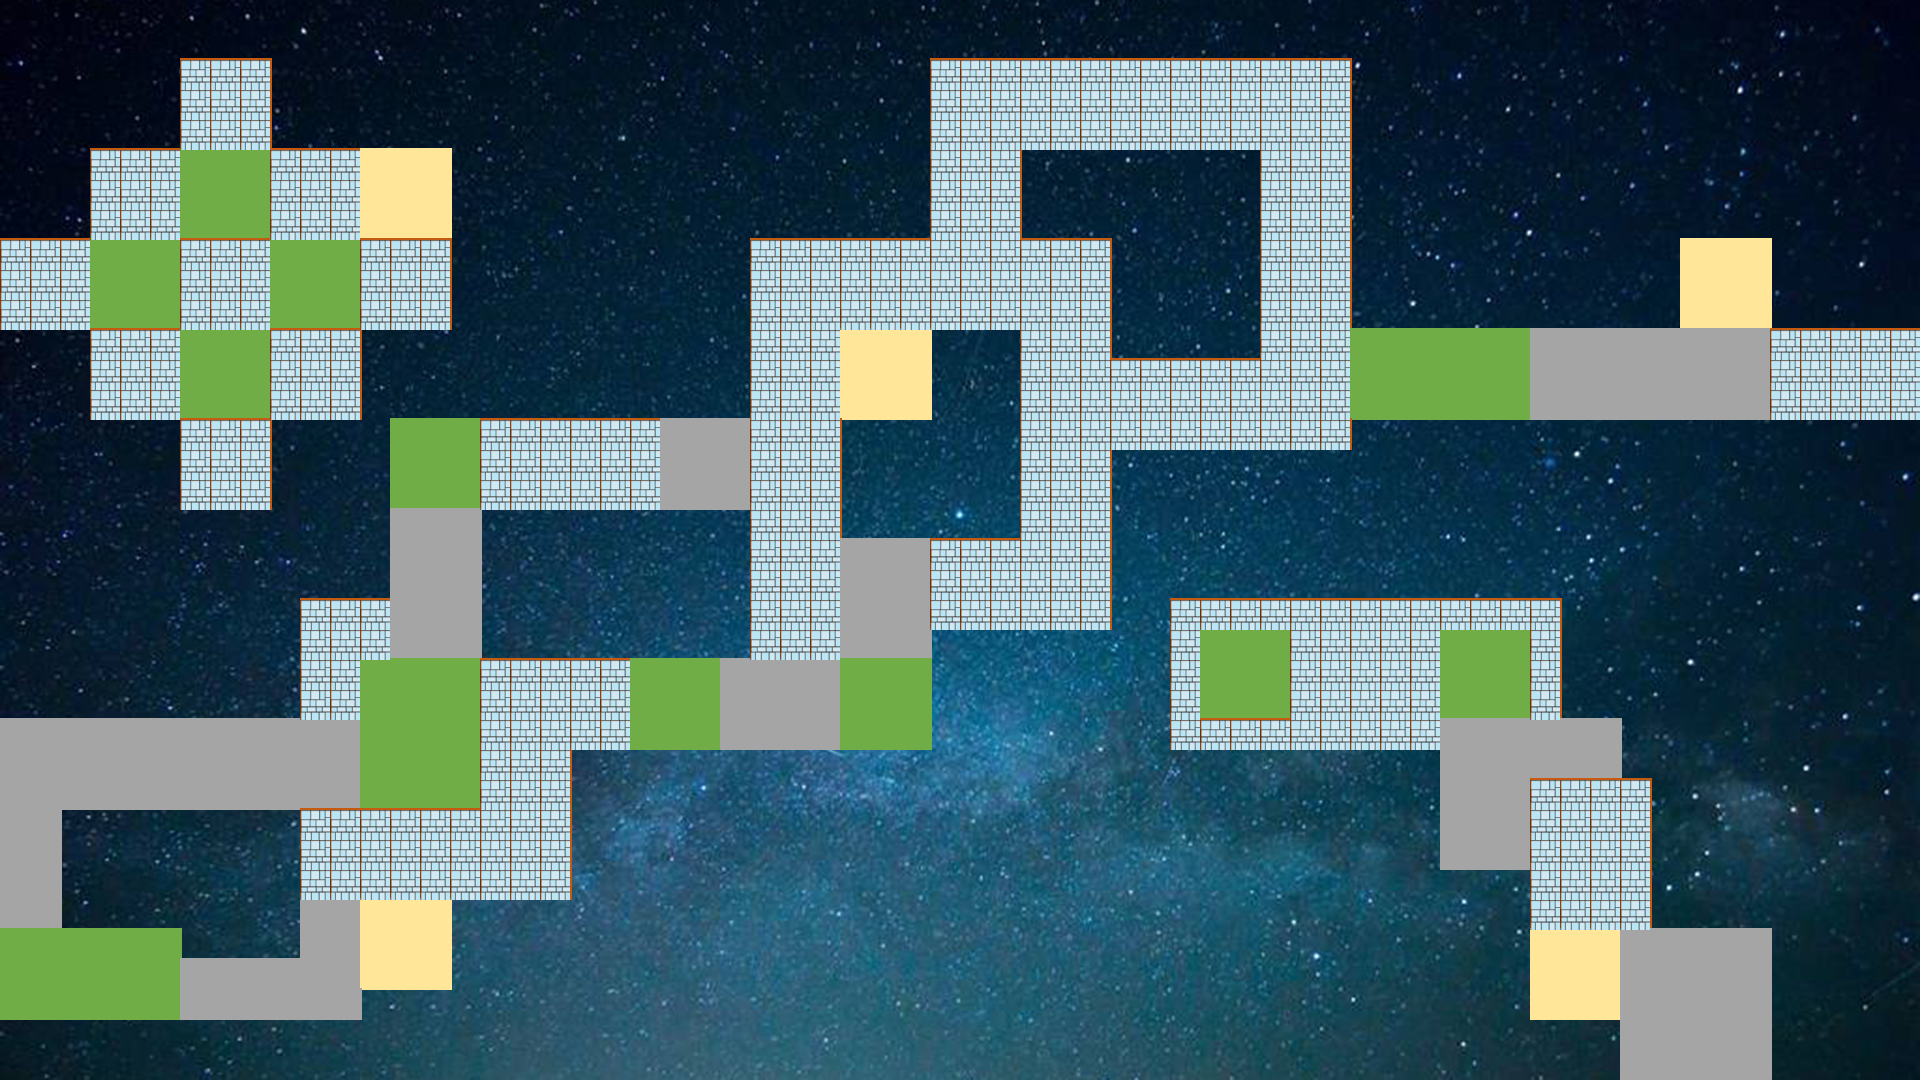

Rendered tile map (Tiled .tmx) drawn with the repository's tilesets; below, a short description and the map source with its tile grids summarised:
An orthogonal 64x36 tile map with 30x30 px tiles, 5 tile layers (BG, iron, tree, META, ...), 1 hidden layer not drawn, 8 tilesets and 7 objects (HeroTank, Home, 1, 3, 2, ...).

<map version="1.0" tiledversion="1.0.2" orientation="orthogonal" renderorder="right-down" width="64" height="36" tilewidth="30" tileheight="30" nextobjectid="18">
 <tileset firstgid="1" source="bg.tsx" />
 <tileset firstgid="2305" source="b1.tsx" />
 <tileset firstgid="2306" source="b3.tsx" />
 <tileset firstgid="2307" source="b2.tsx" />
 <tileset firstgid="2308" source="b4.tsx" />
 <tileset firstgid="2317" source="b5.tsx" />
 <tileset firstgid="2326" source="Meta.tsx" />
 <tileset firstgid="2332" source="IRon.tsx" />
 <layer name="BG" width="64" height="36">
  <data>[2304 cells, 2304 non-empty, 2304 distinct tile ids]</data>
 </layer>
 <objectgroup name="HeroTank">
  <object id="16" name="HeroTank" x="680" y="740" width="74" height="76" />
 </objectgroup>
 <objectgroup name="HomeBase">
  <object id="17" name="Home" x="610" y="520" width="104" height="70" />
 </objectgroup>
 <layer name="iron" width="64" height="36">
  <data>[2304 cells, 2304 non-empty, 2304 distinct tile ids]</data>
 </layer>
 <layer name="MagicCircle" width="64" height="36" visible="0">
  <data>[2304 cells, 45 non-empty, 9 distinct tile ids]</data>
 </layer>
 <objectgroup name="Magic">
  <object id="1" name="1" x="408" y="156" width="32" height="32" />
  <object id="2" name="3" x="1720" y="242" width="44" height="38" />
  <object id="3" name="2" x="886" y="336" width="42" height="46" />
  <object id="5" name="4" x="402" y="898" width="48" height="56" />
  <object id="6" name="5" x="1576" y="932" width="40" height="48" />
 </objectgroup>
 <layer name="tree" width="64" height="36">
  <data>[2304 cells, 137 non-empty, 9 distinct tile ids]</data>
 </layer>
 <layer name="META" width="64" height="36">
  <data>[2304 cells, 799 non-empty, 4 distinct tile ids]</data>
 </layer>
 <layer name="bricks" width="64" height="36">
  <data>[2304 cells, 439 non-empty, 1 distinct tile ids]</data>
 </layer>
</map>
